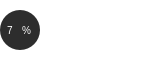
    <widget class="QWidget" name="widget_29" native="true">
     <property name="geometry">
      <rect>
       <x>1180</x>
       <y>870</y>
       <width>151</width>
       <height>81</height>
      </rect>
     </property>
     <property name="styleSheet">
      <string notr="true">background-color: rgba(255, 255, 255, 0);
</string>
     </property>
     <widget class="QFrame" name="frame_17">
      <property name="geometry">
       <rect>
        <x>0</x>
        <y>10</y>
        <width>40</width>
        <height>40</height>
       </rect>
      </property>
      <property name="styleSheet">
       <string notr="true">QFrame{
background-color: rgb(45, 45, 45);
border-radius:20px;
}</string>
      </property>
      <property name="frameShape">
       <enum>QFrame::StyledPanel</enum>
      </property>
      <property name="frameShadow">
       <enum>QFrame::Plain</enum>
      </property>
      <widget class="QWidget" name="widget_30" native="true">
       <property name="geometry">
        <rect>
         <x>0</x>
         <y>10</y>
         <width>41</width>
         <height>21</height>
        </rect>
       </property>
       <property name="styleSheet">
        <string notr="true">background-color: rgba(255, 255, 255, 0);</string>
       </property>
       <widget class="QWidget" name="horizontalLayoutWidget_35">
        <property name="geometry">
         <rect>
          <x>0</x>
          <y>0</y>
          <width>36</width>
          <height>21</height>
         </rect>
        </property>
        <layout class="QHBoxLayout" name="horizontalLayout_35">
         <item>
          <widget class="QLabel" name="Finential_statistic1_94">
           <property name="styleSheet">
            <string notr="true">color:white;
background-color: rgba(255, 255, 255, 0);
font: 10px;
padding-left:5px;
text-align: right;</string>
           </property>
           <property name="text">
            <string>7</string>
           </property>
           <property name="wordWrap">
            <bool>true</bool>
           </property>
          </widget>
         </item>
         <item>
          <widget class="QLabel" name="Finential_statistic1_95">
           <property name="styleSheet">
            <string notr="true">color:white;
font: 10px;
background-color:rgba(255, 255, 255, 0);</string>
           </property>
           <property name="frameShadow">
            <enum>QFrame::Raised</enum>
           </property>
           <property name="text">
            <string>%</string>
           </property>
           <property name="wordWrap">
            <bool>true</bool>
           </property>
          </widget>
         </item>
        </layout>
       </widget>
      </widget>
     </widget>
     <widget class="QLabel" name="Finential_statistic1_24">
      <property name="geometry">
       <rect>
        <x>50</x>
        <y>50</y>
        <width>41</width>
        <height>20</height>
       </rect>
      </property>
      <property name="styleSheet">
       <string notr="true">color:white;
background-color: rgba(255, 255, 255, 0);
font: 10px;
padding-left:5px;
text-align: right;</string>
      </property>
      <property name="text">
       <string>5,300</string>
      </property>
      <property name="wordWrap">
       <bool>true</bool>
      </property>
     </widget>
     <widget class="QLabel" name="Finential_statistic1_36">
      <property name="geometry">
       <rect>
        <x>50</x>
        <y>30</y>
        <width>101</width>
        <height>19</height>
       </rect>
      </property>
      <property name="styleSheet">
       <string notr="true">color:white;
background-color: rgba(255, 255, 255, 0);
font: 10px;
padding-left:5px;
text-align: right;</string>
      </property>
      <property name="text">
       <string>Lands</string>
      </property>
      <property name="wordWrap">
       <bool>true</bool>
      </property>
     </widget>
    </widget>
